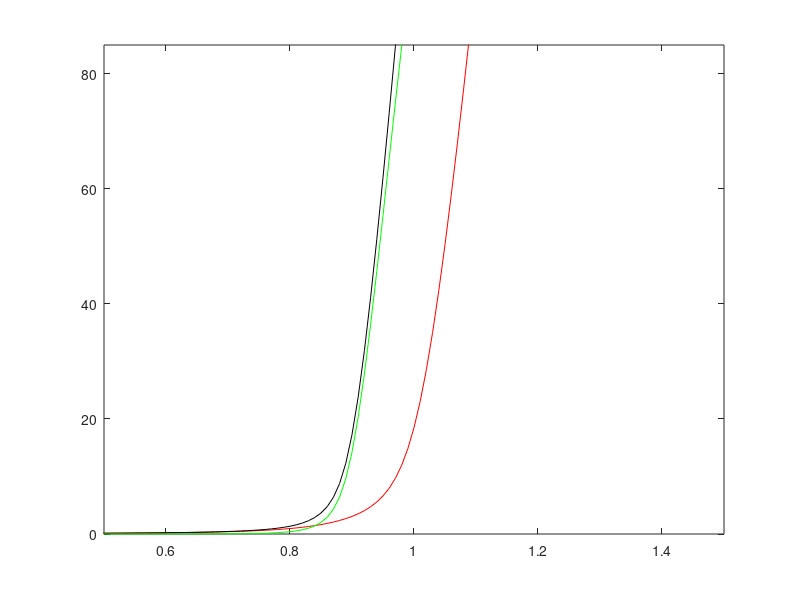

Write MATLAB code to recreate this figure. (Note: this script raises an error after producing the figure.)
clear all;
close all;
clc;

load wormlikechains % wormlike chains
plot( ext,  singleMBPForce,'r', ext, DNAforce, 'k', ext,  DNAforce-singleMBPForce,'g')
axis([0.5 1.5 0 85]);
ext = ext;
DNAforce = DNAforce;
singleMBPForce = singleMBPForce;
extension = ext.*1E-6;
force = singleMBPForce.*1E-12;

kB = 1.3806488*10^(-23); %J/K
T = 293.15; %K
Ld = 920E-9; %nm
Lp = 120E-9; %nm
pP = 1.5E-9; %nm
pD = 45E-9; %nm
K = 1.2E-9;

%force = (DNAforce-singleMBPForce)*1E-12;


fMinOptions = optimset('MaxFunEvals', 2000, 'Display', 'Iter', 'TolFun', 1E-13, 'TolX', 1E-16); % fminsearch options.
expFitVal = fminsearch(@(x) fitMBPonly( extension, x(1), force, kB, T, Ld, Lp, pD, pP, K ), linspace(0, 120E-9, length(extension)) , fMinOptions);

%plot(data(timeSpan,1),(data(timeSpan,protCol)-data(timeSpan(1),protCol)).*protConvFac,data(timeSpan,1),expFitVal(1)*(1-exp(-expFitVal(2).*(data(timeSpan,1)-data(timeSpan(1),1)))));

figure()
plot(extension*1E6,force*1E12,'linewidth',5)
hold on;


FEE = (kB.*T)./(4.*pP.*(1-expFitVal./Lp).^2)-(kB.*T)./(4.*pP)+(kB.*T.*expFitVal)./(Lp.*pP);
plot(extension*1E6,FEE*1E12,'linewidth',3);
axis([0.5 1.5 0 85]);
%   wlceFit = @(kB,T,Ld,pD,x,F) (kB.*T)./(4.*(1-x./Ld).^2)-(kB.*T)./(4.*pD)+(kB.*T.*x)./(Ld.*pD);
% WLCFITTING = fit(ext, DNAforce, wlceFit)